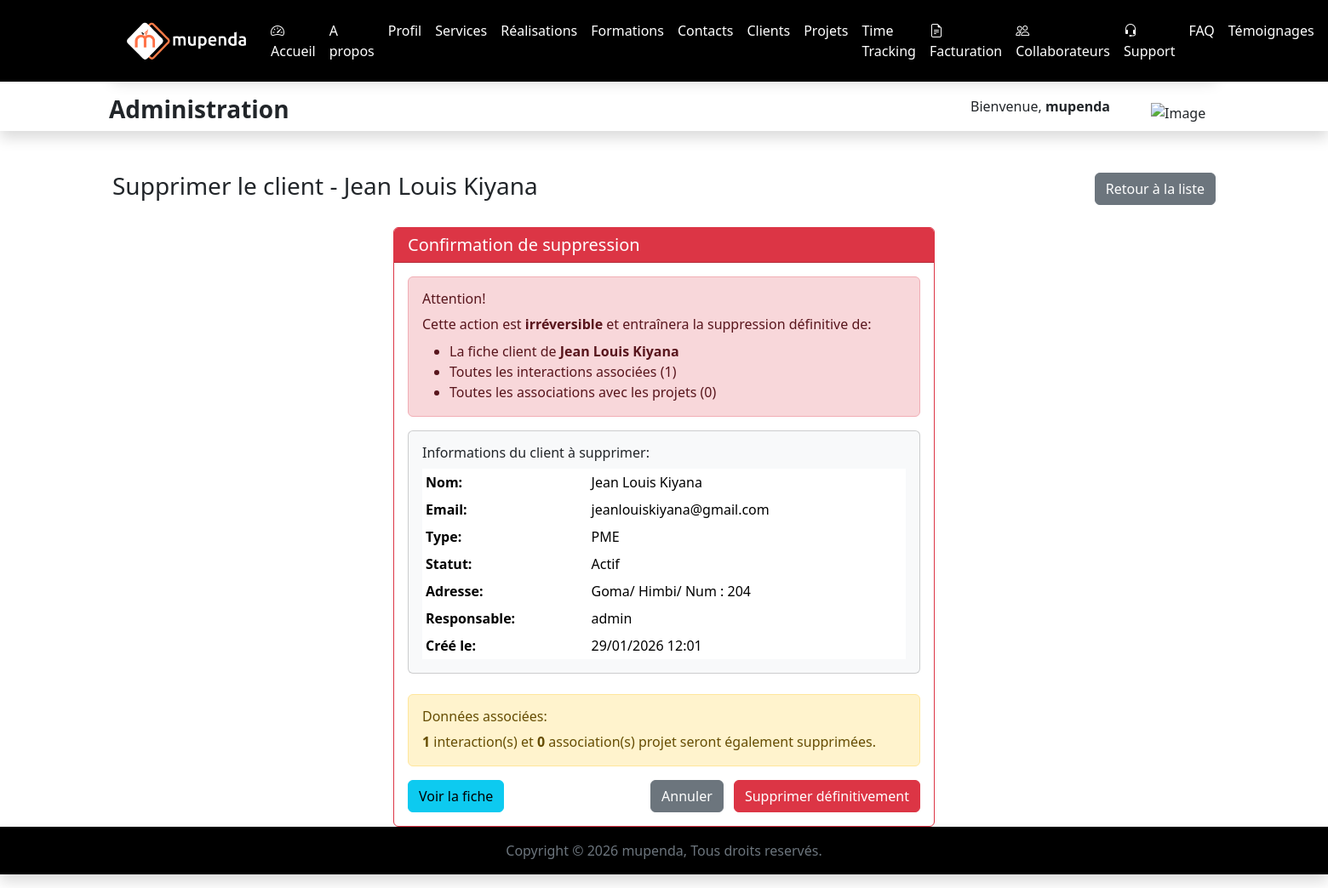
The page /administration/clients/1/supprimer/ (signed in) on the database its author committed.
### MupendaApp/models.py (models this page shows, shortened)
class CustomUser(AbstractUser):
    is_administrateur = models.BooleanField(default=False)
    is_utilisateur = models.BooleanField(default=True)
    photo_profil = models.ImageField(upload_to="static/images", blank=True, null=True)

class Client(models.Model):
    TYPE_CLIENT_CHOICES = [
        ('PME', 'PME'),
        ('STARTUP', 'Startup'),
        ('GRAND_COMPTE', 'Grand Compte'),
        ('PARTICULIER', 'Particulier'),
    ]
    STATUT_CLIENT_CHOICES = [
        ('PROSPECT', 'Prospect'),
        ('ACTIF', 'Actif'),
        ('INACTIF', 'Inactif'),
        ('ARCHIVE', 'Archivé'),
    ]
    nom = models.CharField(max_length=100)
    adresse = models.CharField(max_length=255)
    email = models.EmailField(unique=True)
    telephone = models.CharField(max_length=20, blank=True, null=True)
    type_client = models.CharField(max_length=20, choices=TYPE_CLIENT_CHOICES, default='PARTICULIER')
    statut_client = models.CharField(max_length=20, choices=STATUT_CLIENT_CHOICES, default='PROSPECT')
    siret = models.CharField(max_length=14, blank=True, null=True, help_text="Numéro SIRET pour les entreprises")
    secteur_activite = models.CharField(max_length=100, blank=True, null=True)
    site_web = models.URLField(blank=True, null=True)
    notes = models.TextField(blank=True, null=True)
    responsable_compte = models.ForeignKey(
        settings.AUTH_USER_MODEL,
        on_delete=models.SET_NULL,
        null=True,
        related_name='clients_geres'
    )
    date_creation = models.DateTimeField(auto_now_add=True)
    date_maj = models.DateTimeField(auto_now=True)
    class Meta:
        ordering = ['-date_creation']
        verbose_name = "Client"
        verbose_name_plural = "Clients"

### MupendaApp/views.py (the view, shortened to what this page needs)
# urls.py: path('administration/clients/<int:client_id>/supprimer/', views.SupprimerClientView, name='supprimer_client'),
@login_required
def SupprimerClientView(request, client_id):
    client = get_object_or_404(Client, id=client_id)
    return render(request, 'administration/supprimer_client.html', {'client': client})

### MupendaApp/templates/administration/supprimer_client.html (shortened to what this page needs)
{% extends 'administration/indexAdmin.html' %}
{% block content %}
<div class="container">
    <div class="d-flex justify-content-between align-items-center mb-4 my-5">
        <h1 class="h3">Supprimer le client - {{ client.nom }}</h1>
        <a href="{% url 'ListeClients' %}" class="btn btn-secondary">
             Retour à la liste
        </a>
    </div>
    <div class="row justify-content-center">
        <div class="col-lg-6">
            <div class="card border-danger">
                <div class="card-header bg-danger text-white">
                    <h5 class="mb-0">
                         Confirmation de suppression
                    </h5>
                </div>
                <div class="card-body">
                    <div class="alert alert-danger" role="alert">
                        <h6> Attention!</h6>
                        <p class="mb-0">Cette action est <strong>irréversible</strong> et entraînera la suppression définitive de:</p>
                        <ul class="mb-0 mt-2">
                            <li>La fiche client de <strong>{{ client.nom }}</strong></li>
                            <li>Toutes les interactions associées ({{ client.interactions.count }})</li>
                            <li>Toutes les associations avec les projets ({{ client.associations_projet.count }})</li>
                        </ul>
                    </div>
                    <div class="card bg-light mb-4">
                        <div class="card-body">
                            <h6>Informations du client à supprimer:</h6>
                            <table class="table table-sm table-borderless mb-0">
                                <tr>
                                    <td><strong>Nom:</strong></td>
                                    <td>{{ client.nom }}</td>
                                </tr>
                                <tr>
                                    <td><strong>Email:</strong></td>
                                    <td>{{ client.email }}</td>
                                </tr>
                                <tr>
                                    <td><strong>Type:</strong></td>
                                    <td>{{ client.get_type_client_display }}</td>
                                </tr>
                                <tr>
                                    <td><strong>Statut:</strong></td>
                                    <td>{{ client.get_statut_client_display }}</td>
                                </tr>
                                <tr>
                                    <td><strong>Adresse:</strong></td>
                                    <td>{{ client.adresse }}</td>
                                </tr>
                                {% if client.responsable_compte %}
                                <tr>
                                    <td><strong>Responsable:</strong></td>
                                    <td>{{ client.responsable_compte.username }}</td>
                                </tr>
                                {% endif %}
                                <tr>
                                    <td><strong>Créé le:</strong></td>
                                    <td>{{ client.date_creation|date:"d/m/Y H:i" }}</td>
                                </tr>
                            </table>
                        </div>
                    </div>
                    {% if client.interactions.count > 0 or client.associations_projet.count > 0 %}
                    <div class="alert alert-warning">
                        <h6> Données associées:</h6>
                        <p class="mb-0">
                            <strong>{{ client.interactions.count }}</strong> interaction(s) et
                            <strong>{{ client.associations_projet.count }}</strong> association(s) projet seront également supprimées.
                        </p>
                    </div>
                    {% endif %}
                    <form method="POST" onsubmit="return confirm('Êtes-vous absolument sûr de vouloir supprimer ce client et toutes ses données associées?');">
                        <div class="d-flex justify-content-between">
                            <a href="{% url 'fiche_client' client.id %}" class="btn btn-info">
                                 Voir la fiche
                            </a>
                            <div>
                                <a href="{% url 'ListeClients' %}" class="btn btn-secondary me-2">Annuler</a>
                                <button type="submit" class="btn btn-danger">
                                     Supprimer définitivement
                                </button>
                            </div>
                        </div>
                    </form>
                </div>
            </div>
        </div>
    </div>
</div>
{% endblock %}

### MupendaApp/templates/administration/indexAdmin.html (shortened to what this page needs)
{% load static %}
<!DOCTYPE html>
<html lang="fr">
<head>
    <link href="https://cdn.jsdelivr.net/npm/bootstrap@5.3.3/dist/css/bootstrap.min.css" rel="stylesheet">
    <link rel="stylesheet" href="https://cdn.jsdelivr.net/npm/bootstrap-icons@1.13.1/font/bootstrap-icons.min.css">
</head>
<body>
  <section style="background-color: black;">
    <div class="container py-2">
      <nav class="navbar navbar-expand-lg shadow">
        <div class="container-fluid">
          <a class="navbar-brand" href="{% url 'dashboard' %}"><img src="{% static 'images/White Mupenda Company.png' %}" alt="mupenda" width="150"></a>
          <div class="collapse navbar-collapse" id="navbarNavAltMarkup">
            <div class="navbar-nav mx-auto">
              <a class="nav-link text-white active" aria-current="page" href="{% url 'dashboard' %}"><i class="bi bi-speedometer2"></i> Accueil</a>
              <a class="nav-link text-white" href="{% url 'AdminApropos' %}">A propos</a>
              <a class="nav-link text-white" href="{% url 'profil' %}">Profil</a>
              <a class="nav-link text-white" href="{% url 'AdminService' %}">Services</a>
              <a class="nav-link text-white" href="{% url 'AdminRealisation' %}">Réalisations</a>
              <a class="nav-link text-white" href="{% url 'AdminFormation' %}">Formations</a>
              <a class="nav-link text-white" href="{% url 'AdminContact' %}">Contacts</a>
              <a class="nav-link text-white" href="{% url 'clients' %}">Clients</a>
              <a class="nav-link text-white" href="{% url 'AdminProjets' %}">Projets</a>
              <a class="nav-link text-white" href="{% url 'temps' %}">Time Tracking</a>
              <a class="nav-link text-white" href="{% url 'facturation' %}"><i class="bi bi-file-earmark-text"></i> Facturation</a>
              <a class="nav-link text-white" href="{% url 'liste_collaborateurs' %}"><i class="bi bi-people"></i> Collaborateurs</a>
              <a class="nav-link text-white" href="{% url 'support' %}"><i class="bi bi-headset"></i> Support</a>
              <a class="nav-link text-white" href="{% url 'AdminFaq' %}">FAQ</a>
              <a class="nav-link text-white" href="{% url 'AdminTemoignage' %}">Témoignages</a>
              <a class="nav-link text-white" href="{% url 'AdminPartenaire' %}">Partenaires</a>
            </div>
          </div>
        </div>
      </nav>
    </div>
  </section>
  <div class="main-content">
    <section class="shadow">
        <div class="container">
            <div class="row g-4 my-auto">
                <div class="col-md-6 d-flex justify-content-start align-items-center g-3">
                    <h3 class="fw-bold">Administration</h3>
                </div>
                <div class="col-md-6 d-flex justify-content-end align-items-center g-3">
                  <p class="me-5">Bienvenue, <span class="fw-bold"> {{ user.username }} {{ user.last_name }}</span> </p>
                  {% if user.photo_profil %}
                    <img src="{{ user.photo_profil.url }}" class="img-fluid rounded-circle" alt="Image de profil" style="width: 80px; height: 80px; object-fit: cover;">
                  {% else %}
                  <img src="{% static 'images/administration.png' %}" class="img-fluid" alt="Image" style="width: 80px;">
                  {% endif %}
                </div>
            </div>
          </div>
        </div>
  {% block content %}
  {% endblock content %}
  <footer class="shadow" style="background-color: black;">
    <p class="text-secondary text-center py-3">Copyright &copy; 2026 mupenda, Tous droits reservés.</p>
  </footer>
</body>
</html>

### rows shown on the page
CustomUser: username "mupenda"
Client: nom "Jean Louis Kiyana", interactions.count "1", associations_projet.count "0", email "jeanlouiskiyana@gmail.com", type_client "PME", statut_client "Actif", adresse "Goma/ Himbi/ Num : 204", responsable_compte.username "admin", date_creation "29/01/2026 12:01"
